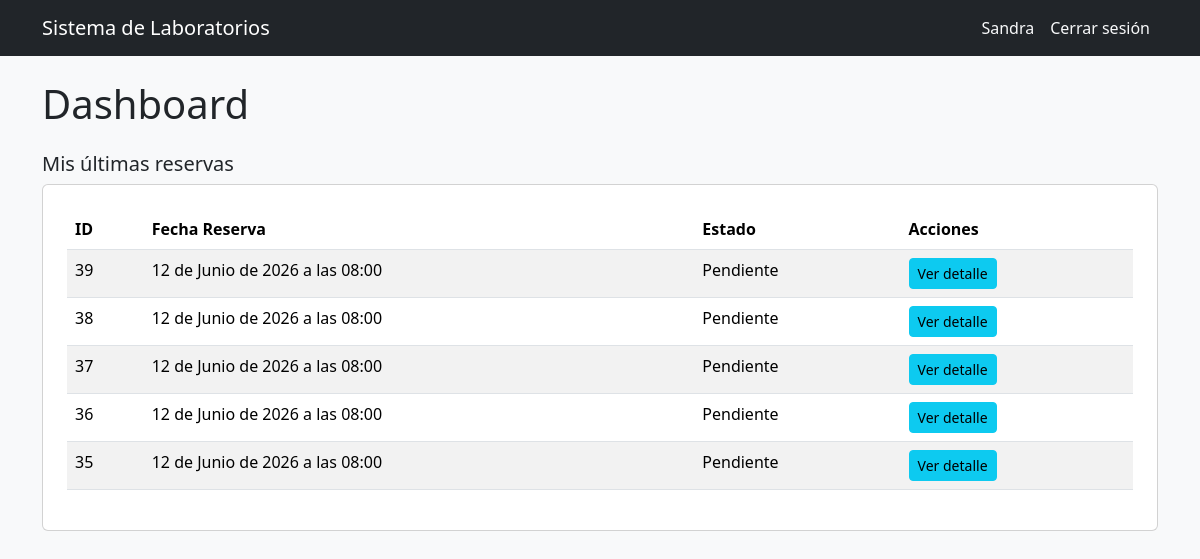
The page / (signed in) on the database its author committed.
### users/models.py (models this page shows, shortened)
class Usuario(AbstractUser):
    codigo = models.CharField(max_length=50, unique=True, blank=True)
    programa = models.CharField(max_length=100, blank=True)
    rol = models.ForeignKey(
        Rol,
        on_delete=models.CASCADE,
        null=True,
        blank=True
    )

### reservas/models.py (models this page shows, shortened)
class Reserva(models.Model):
    usuario = models.ForeignKey(
    'users.Usuario',
    on_delete=models.CASCADE,
    null=True,
    blank=True
)
    fecha_reserva = models.DateTimeField()
    hora_limite_retiro = models.DateTimeField(
        null=True,
        blank=True
    )
    fecha_devolucion = models.DateTimeField(
        null=True,
        blank=True
    )
    estado = models.ForeignKey(
        EstadoReserva,
        on_delete=models.CASCADE,
        null=True,
        blank=True
    )
    fecha_creacion = models.DateTimeField(auto_now_add=True)

class EstadoReserva(models.Model):
    nombre = models.CharField(max_length=50)
    def __str__(self):
        return self.nombre

### config/views.py (the view)
# urls.py: path('', dashboard, name='dashboard'),
@login_required
def dashboard(request):
    context = {}
    rol = request.user.rol.nombre if request.user.rol else None
    if rol == 'Administrador':
        context['total_items'] = ItemInventario.objects.count()
        context['items_disponibles'] = ItemInventario.objects.filter(estado__nombre='Disponible').count()
        context['items_prestados'] = ItemInventario.objects.filter(estado__nombre='Prestado').count()
        context['prestamos_activos'] = Prestamo.objects.filter(estado__nombre='Activo').count()
        context['reservas_pendientes'] = Reserva.objects.filter(estado__nombre='Pendiente').count()
        context['alertas_stock'] = [
            insumo for insumo in Insumo.objects.all()
            if insumo.stock_minimo_alcanzado()
        ]
    elif rol == 'Encargado':
        context['prestamos_activos'] = Prestamo.objects.filter(estado__nombre='Activo').count()
        context['reservas_pendientes'] = Reserva.objects.filter(estado__nombre='Pendiente').count()
    elif rol in ['Docente', 'Estudiante']:
        context['mis_reservas'] = Reserva.objects.filter(
            usuario=request.user
        ).order_by('-fecha_creacion')[:5]
    context['rol'] = rol
    return render(request, 'dashboard.html', context)

### templates/dashboard.html (shortened to what this page needs)
{% extends 'base_general.html' %}
{% block contenido %}
<h1 class="mb-4">Dashboard</h1>
{% if rol == 'Administrador' %}
    <div class="row mb-4">
        <div class="col-md-3">
            <div class="card text-white bg-primary p-3 text-center">
                <h5>Total Ítems</h5>
                <h2>{{ total_items }}</h2>
            </div>
        </div>
        <div class="col-md-3">
            <div class="card text-white bg-success p-3 text-center">
                <h5>Disponibles</h5>
                <h2>{{ items_disponibles }}</h2>
            </div>
        </div>
        <div class="col-md-3">
            <div class="card text-white bg-warning p-3 text-center">
                <h5>Prestados</h5>
                <h2>{{ items_prestados }}</h2>
            </div>
        </div>
        <div class="col-md-3">
            <div class="card text-white bg-info p-3 text-center">
                <h5>Préstamos Activos</h5>
                <h2>{{ prestamos_activos }}</h2>
            </div>
        </div>
    </div>
    <div class="row mb-4">
        <div class="col-md-3">
            <div class="card text-white bg-secondary p-3 text-center">
                <h5>Reservas Pendientes</h5>
                <h2>{{ reservas_pendientes }}</h2>
            </div>
        </div>
    </div>
    {% if alertas_stock %}
    <div class="alert alert-warning">
        <h5>⚠️ Insumos con stock bajo</h5>
        <ul class="mb-0">
            {% for insumo in alertas_stock %}
            <li>
                <strong>{{ insumo.nombre }}</strong> —
                Disponible: {{ insumo.cantidad_disponible }} |
                Mínimo: {{ insumo.stock_minimo }}
            </li>
            {% endfor %}
        </ul>
    </div>
    {% endif %}
{% elif rol == 'Docente' or rol == 'Estudiante' %}
    <h5>Mis últimas reservas</h5>
    {% if mis_reservas %}
    <div class="card p-4">
        <table class="table table-striped">
            <thead>
                <tr>
                    <th>ID</th>
                    <th>Fecha Reserva</th>
                    <th>Estado</th>
                    <th>Acciones</th>
                </tr>
            </thead>
            <tbody>
                {% for reserva in mis_reservas %}
                <tr>
                    <td>{{ reserva.id }}</td>
                    <td>{{ reserva.fecha_reserva }}</td>
                    <td>{{ reserva.estado }}</td>
                    <td>
                        <a href="/reservas/{{ reserva.id }}/" class="btn btn-info btn-sm">
                            Ver detalle
                        </a>
                    </td>
                </tr>
                {% endfor %}
            </tbody>
        </table>
    </div>
    {% else %}
    <p class="text-muted">No tienes reservas aún. <a href="/reservas/crear/">Crear una reserva</a></p>
    {% endif %}
{% endif %}
{% endblock %}

### templates/base_general.html (shortened to what this page needs)
<!DOCTYPE html>
<html lang="es">
<head>
    <link
        href="https://cdn.jsdelivr.net/npm/bootstrap@5.3.3/dist/css/bootstrap.min.css"
        rel="stylesheet"
    >
</head>
<body class="bg-light">
    <nav class="navbar navbar-expand-lg navbar-dark bg-dark">
    <div class="container">
        <a class="navbar-brand" href="/">Sistema de Laboratorios</a>
        <div class="navbar-nav ms-auto">
    {% if user.is_authenticated %}
    <span class="nav-link text-light">{{ user.username }}</span>
    <form method="POST" action="/logout/">
        <button type="submit" class="btn btn-link nav-link text-light">
            Cerrar sesión
        </button>
    </form>
    {% endif %}
</div>
</nav>
    <div class="container mt-4">
        {% block contenido %}
        {% endblock %}
    </div>
</body>
</html>

### rows shown on the page
Usuario: username "Sandra"
Reserva: id "39", fecha_reserva "12 de Junio de 2026 a las 08:00", estado "Pendiente"
Reserva: id "38", fecha_reserva "12 de Junio de 2026 a las 08:00", estado "Pendiente"
Reserva: id "37", fecha_reserva "12 de Junio de 2026 a las 08:00", estado "Pendiente"
Reserva: id "36", fecha_reserva "12 de Junio de 2026 a las 08:00", estado "Pendiente"
Reserva: id "35", fecha_reserva "12 de Junio de 2026 a las 08:00", estado "Pendiente"
